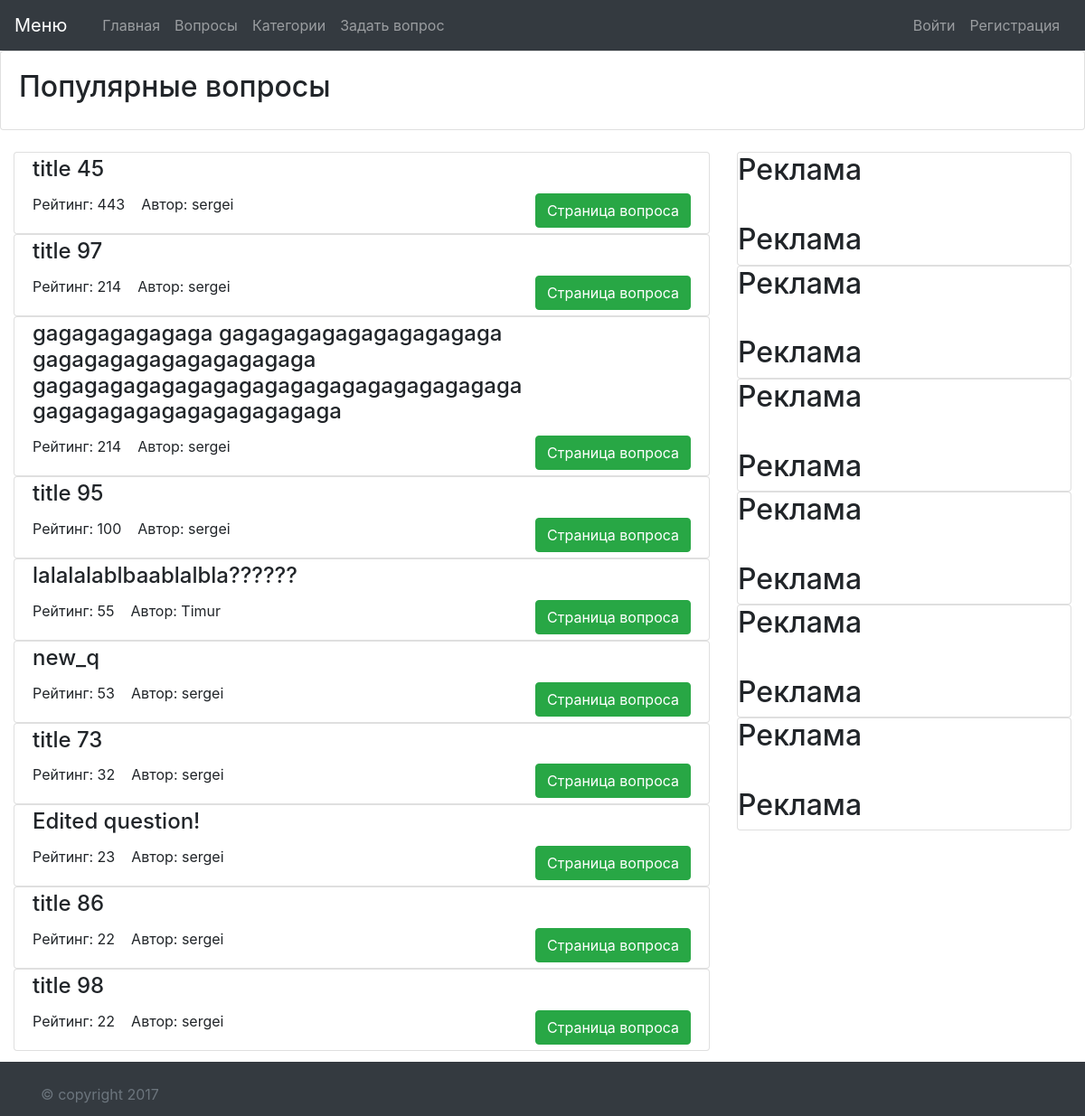
The app's page /index/ with its own data.
### questions/models.py (models this page shows, shortened)
class Question(models.Model):
    author = models.ForeignKey(settings.AUTH_USER_MODEL)
    title = models.CharField(max_length=255, verbose_name=u'заголовок')
    text = models.TextField(verbose_name=u'описание')
    created_at = models.DateTimeField(auto_now_add=True, verbose_name=u'дата создания')
    rating = models.PositiveIntegerField(default=0, verbose_name=u'рейтинг')
    categories = models.ManyToManyField(Category, related_name='questions')
    class Meta:
        verbose_name = u'Вопрос'
        verbose_name_plural = u'Вопросы'
        ordering = ('-created_at', )

### questions/views.py (the view)
# urls.py: url(r'^$|index/', Index.as_view()),
class Index(QuestionList):
    model = Question
    template_name = "index.html"
    def get_queryset(self):
        return super(Index, self).get_queryset().exclude(rating__lt=1).order_by('-rating')[:10]

### questions/views.py (called while the page is built)
    def dispatch(self, request, *args, **kwargs):
        self.form = QuestionListForm(request.GET)
        self.form.is_valid()
        return super(QuestionList, self).dispatch(request, *args, **kwargs)

    def get_queryset(self):
        queryset = Question.objects.all()
        if self.form.cleaned_data.get('search'):
            queryset = queryset.filter(title=self.form.cleaned_data['search'])
        if self.form.cleaned_data.get('sort_field'):
            queryset = queryset.order_by(self.form.cleaned_data['sort_field'])
        queryset = queryset.annotate(answers_count=Count('answers__id'))
        return queryset

    def get_context_data(self, **kwargs):
        context = super(QuestionList, self).get_context_data(**kwargs)
        context['form'] = self.form
        return context

### templates/index.html (shortened to what this page needs)
{% extends 'base.html' %}
{% block caption %}Популярные вопросы{% endblock %}
{% block content %}
<div class="col-sm-8" style="float: left;">
{% for q in object_list %}
<div class="row">
  <div class="col">
    <div class="card">
      <div class="card-body">
        <h4 class="card-title" style="margin-top: -16px;">{{ q.title }}</h4>
        <span>Рейтинг: {{ q.rating }}</span>&nbsp;&nbsp;&nbsp;
        <span class="card-text">Автор: {{ q.author }}</span>
        <a href="{% url 'question_detail' pk=q.id %}" class="btn btn-success" style="float:right;margin-bottom:-20px;">Страница вопроса</a>
      </div>
    </div>
  </div>
</div>
{% endfor %}<br/><br/><br/>
</div>
<div class="col-sm-4" style="float: left;">
    <div class="card"><h2>Реклама<br/><br/>Реклама</h2></div>
    <div class="card"><h2>Реклама<br/><br/>Реклама</h2></div>
    <div class="card"><h2>Реклама<br/><br/>Реклама</h2></div>
    <div class="card"><h2>Реклама<br/><br/>Реклама</h2></div>
    <div class="card"><h2>Реклама<br/><br/>Реклама</h2></div>
    <div class="card"><h2>Реклама<br/><br/>Реклама</h2></div><br/><br/><br/><br/>
</div>
{% endblock %}

### static/style.css (style rules this page uses)
html { position: relative; min-height: 100%; }
body { margin-bottom: 60px; }

### records on screen
Question: title "title 45", rating "443", author "sergei"
Question: title "title 97", rating "214", author "sergei"
Question: title "gagagagagagaga gagagagagagagagagagaga gagagagagagagagagagaga gagagagagagagagagagagagagagagagagagaga gagagagagagagagagagagaga", rating "214", author "sergei"
Question: title "title 95", rating "100", author "sergei"
Question: title "lalalalablbaablalbla??????", rating "55", author "Timur"
Question: title "new_q", rating "53", author "sergei"
Question: title "title 73", rating "32", author "sergei"
Question: title "Edited question!", rating "23", author "sergei"
Question: title "title 86", rating "22", author "sergei"
Question: title "title 98", rating "22", author "sergei"
